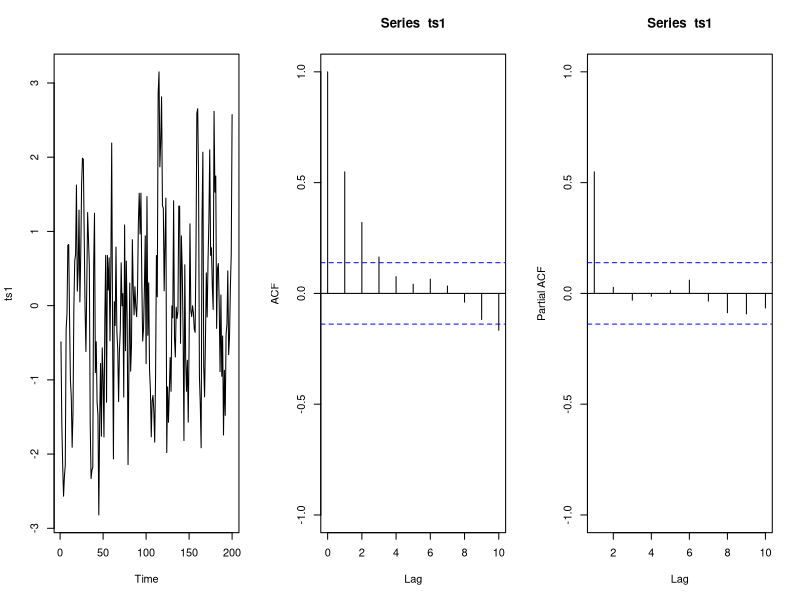
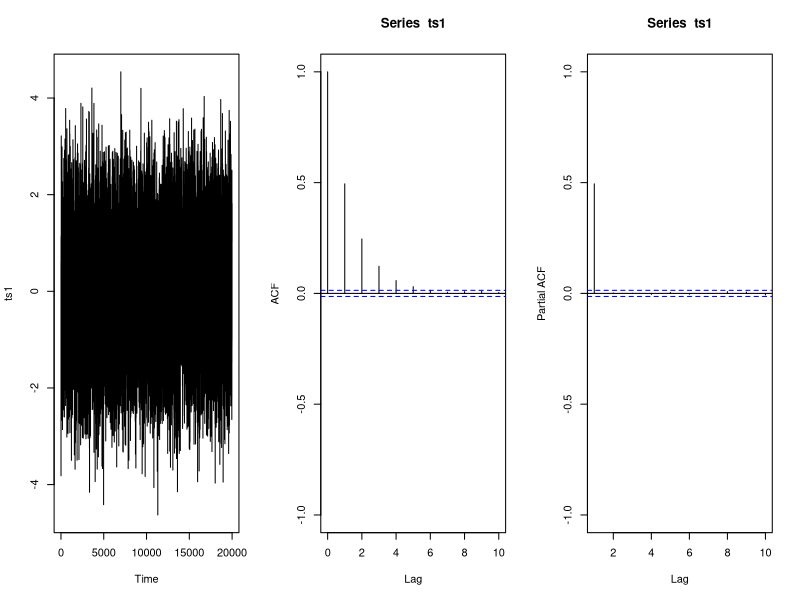
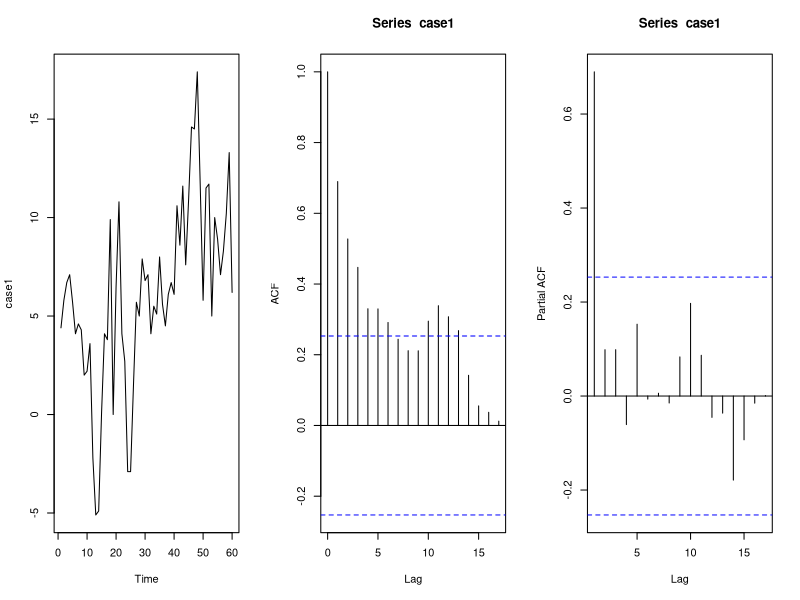
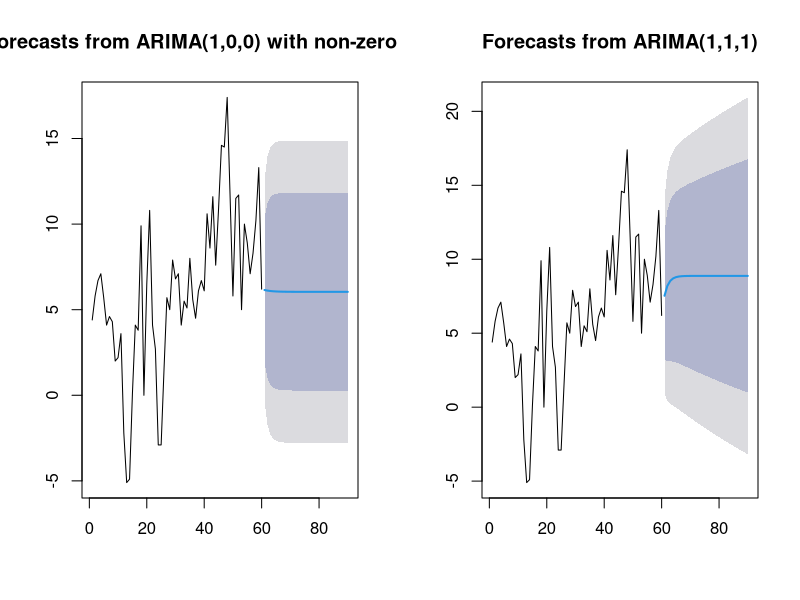
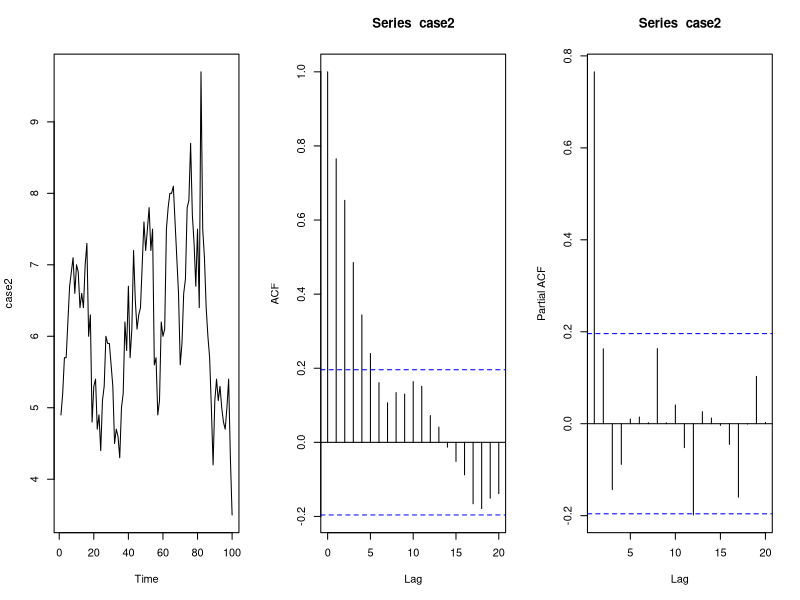
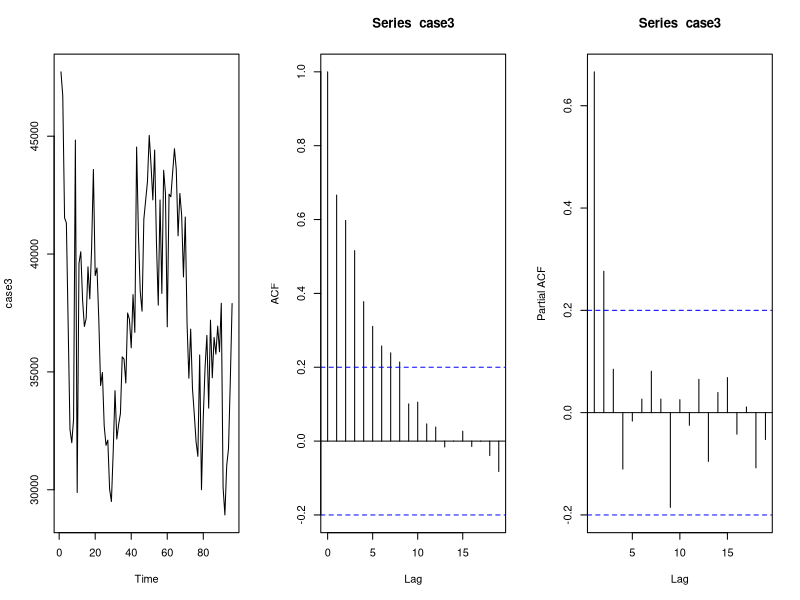
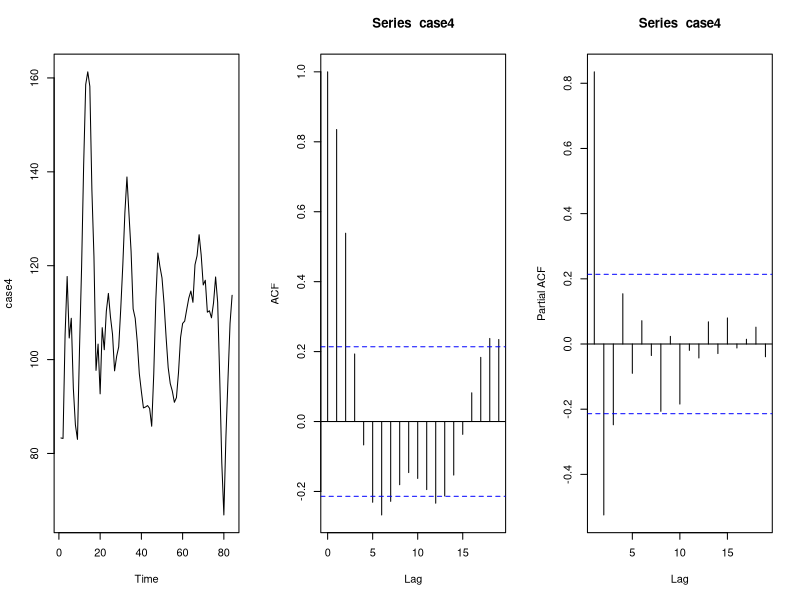
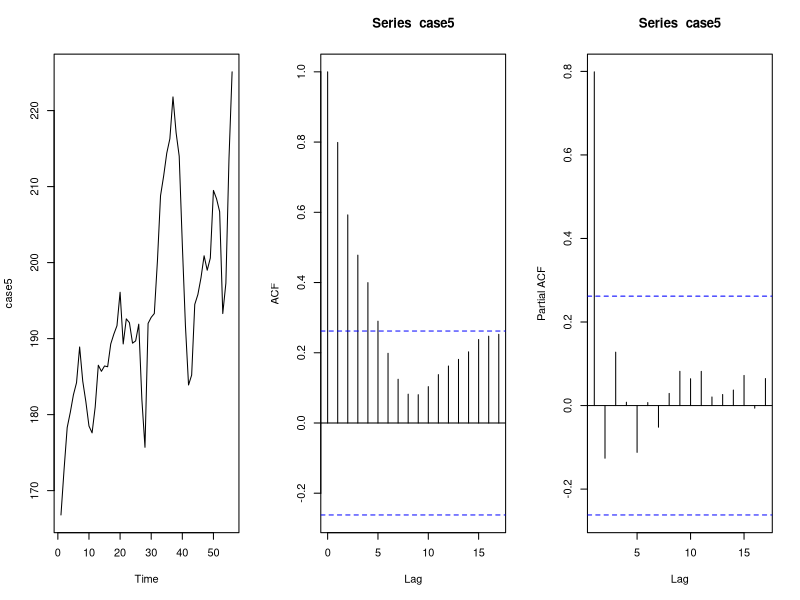

Here is the R script that generated these plots, in order:
## ---- chunk 1
# Install necessary packages
list_packages <- c("forecast", "readxl", "stargazer", "fpp", 
                   "fpp2", "scales", "quantmod", "urca",
                   "vars", "tseries", "ggplot2", "dplyr")
new_packages <- list_packages[!(list_packages %in% installed.packages()[,"Package"])]
if(length(new_packages)) install.packages(new_packages)

# Load necessary packages
lapply(list_packages, require, character.only = TRUE)
## ---- chunk 2
n=200
ts1=arima.sim(n = n, list(order = c(1,0,0), ar = c(0.5)), sd = 1)
par(mfrow=c(1,3))
plot.ts(ts1)
acf(ts1,ylim=c(-1,1),lag.max=10)
pacf(ts1,ylim=c(-1,1),lag.max=10)
n=20000
ts1=arima.sim(n = n, list(order = c(1,0,0), ar = c(0.5)), sd = 1)
par(mfrow=c(1,3))
plot.ts(ts1)
acf(ts1,ylim=c(-1,1),lag.max=10)
pacf(ts1,ylim=c(-1,1),lag.max=10)
## ---- chunk 3
case1=as.ts(scan("case1.txt"))
case1
par(mfrow=c(1,3))
plot(case1)
acf(case1)
pacf(case1)
fit <- arima(case1,order=c(1,0,0))
fit
## ---- chunk 4
par(mfrow=c(1,2))
plot(forecast(fit,h=30))
fitauto <- auto.arima(case1)
fitauto
plot(forecast(fitauto,h=30))
## ---- chunk 5
case2=as.ts(scan("case2.txt"))
case2
par(mfrow=c(1,3))
plot(case2)
acf(case2)
pacf(case2)
## ---- chunk 6
case3=as.ts(scan("case3.txt"))
case3
par(mfrow=c(1,3))
plot(case3)
acf(case3)
pacf(case3)
## ---- chunk 7
case4=as.ts(scan("case4.txt"))
case4
par(mfrow=c(1,3))
plot(case4)
acf(case4)
pacf(case4)
## ---- chunk 8
case5=as.ts(scan("case5.txt"))
case5
par(mfrow=c(1,3))
plot(case5)
acf(case5)
pacf(case5)
## ---- chunk 9
case6=as.ts(scan("case6.txt"))
case6
par(mfrow=c(1,3))
plot(case6)
acf(case6)
pacf(case6)
## ---- chunk 10
case7=as.ts(scan("case7.txt"))
case7
par(mfrow=c(1,3))
plot(case7)
acf(case7)
pacf(case7)
## ---- chunk 11
case9=as.ts(scan("case9.txt"))
case9
par(mfrow=c(1,3))
plot(case9)
acf(case9)
pacf(case9)
## ---- chunk 12
case10=as.ts(scan("case10.txt"))
case10
par(mfrow=c(1,3))
plot(case10)
acf(case10)
pacf(case10)
## ---- chunk 13
case13=as.ts(scan("case13.txt"))
case13
par(mfrow=c(1,3))
plot(case13)
acf(case13)
pacf(case13)
## ---- chunk 14
d=scan("case_refrigerator.txt")
case_ref=as.ts(d[seq(2,length(d),2)])
case_ref
par(mfrow=c(1,3))
plot(case_ref)
acf(case_ref)
pacf(case_ref)
## ---- chunk 15
par(mfrow=c(1,3))
plot.ts(WWWusage)
acf(WWWusage)
pacf(WWWusage)
fit=arima(WWWusage,order=c(3,1,0))
fit
## ---- chunk 16
case1=as.ts(scan("case1.txt"))
par(mfrow=c(1,3))
plot(case1)
acf(case1)
pacf(case1)
fit <- arima(case1,order=c(1,0,0))
AIC(fit)
BIC(fit)
fit2 <- arima(case1,order=c(1,0,1))
AIC(fit2)
BIC(fit2)
## ---- chunk 17
n=200
ts1=arima.sim(n = n, list(order = c(1,0,0), ar = c(0.5)), sd = 1)
par(mfrow=c(1,3))
plot.ts(ts1)
acf(ts1,ylim=c(-1,1),lag.max=10)
pacf(ts1,ylim=c(-1,1),lag.max=10)
fit = arima(ts1,order =  c(1,0,0))
fit
## ---- chunk 18
set.seed(123)
n=50
ts1=arima.sim(n = n, list(order = c(2,0,0), ar = c(0.4,0.2)), sd = 1)
fit = arima(ts1,order =  c(2,0,0))
plot.ts(ts1)
points(fitted(fit),pch=20,col="grey")
points(fitted(fit),type="l",col="grey")
## ---- chunk 19
par(mfrow=c(1,3))
n=10
sqrt(1/n)*2
ts1=arima.sim(n = n, list(order = c(1,0,0), ar = c(0.5)), sd = 1)
acf(ts1,ylim=c(-1,1),lag.max=8)

n=100
sqrt(1/n)*2
ts2=arima.sim(n = n, list(order = c(1,0,0), ar = c(0.5)), sd = 1)
acf(ts2,ylim=c(-1,1),lag.max=8)

n=1000
sqrt(1/n)*2
ts3=arima.sim(n = n, list(order = c(1,0,0), ar = c(0.5)), sd = 1)
acf(ts3,ylim=c(-1,1),lag.max=8)

## ---- chunk 20
case1=as.ts(scan("case1.txt"))
case1
1/sqrt(length(case1))*2
par(mfrow=c(2,3))
plot(case1)
acf(case1,ylim=c(-1,1))
pacf(case1,ylim=c(-1,1))
fit <- arima(case1,order=c(1,0,0))
fit
plot(fit$residuals)
acf(fit$residuals,ylim=c(-1,1))
pacf(fit$residuals,ylim=c(-1,1))
## ---- chunk 21
Box.test(resid(fit), lag = 10, type = "Ljung-Box", fitdf = 1)
acf=acf(resid(fit))
length(case1)*(length(case1)+2)*sum(acf$acf[2:11]^2/(length(case1)-1:10))
## ---- chunk 22
n = 100
MC=10000
Q_vec=rep(NA,MC)
for (it in 1:MC)
{
  z = rnorm(n)
  test = Box.test(z, lag = 10, type = "Ljung-Box", fitdf = 0)
  Q_vec[it]=test$statistic
}
hist(Q_vec,xlab="Q",breaks=30,main="Q's distribution")
abline(v=qchisq(0.95,df=10-0))
## ---- chunk 23
plot(0:9,c(1,0.62 , 0.35 , 0.17 , 0.08 , 0.03 , 0.01 , -0.01 , -0.02 , 0.03 ),type="h")
abline(h=0)
## ---- chunk 24
case2=as.ts(scan("case2.txt"))
par(mfrow=c(1,3))
plot(case2)
acf(case2)
pacf(case2)
## ---- chunk 25
fit=arima(case2,order=c(1,0,0))
fit
## ---- chunk 26
par(mfrow=c(1,3))
plot(resid(fit))
acf(resid(fit))
pacf(resid(fit))
## ---- chunk 27
Box.test(resid(fit), lag = 3, type = "Ljung-Box", fitdf = 1)
## ---- chunk 28
fit2=arima(case2,order=c(1,0,2))
fit2
## ---- chunk 29
par(mfrow=c(1,3))
plot(resid(fit2))
acf(resid(fit2))
pacf(resid(fit2))
## ---- chunk 30
fit3=arima(case2,order=c(1,0,2),fixed=c(NA,0,NA,NA))
fit3
## ---- chunk 31
par(mfrow=c(1,3))
plot(resid(fit3))
acf(resid(fit3))
pacf(resid(fit3))
## ---- chunk 32
n=20000
ts1=arima.sim(n = n, list(ma = c(0, 0.5)), sd = 1)
par(mfrow=c(1,2))
acf(ts1,ylim=c(-1,1),lag.max=10)
pacf(ts1,ylim=c(-1,1),lag.max=10)
